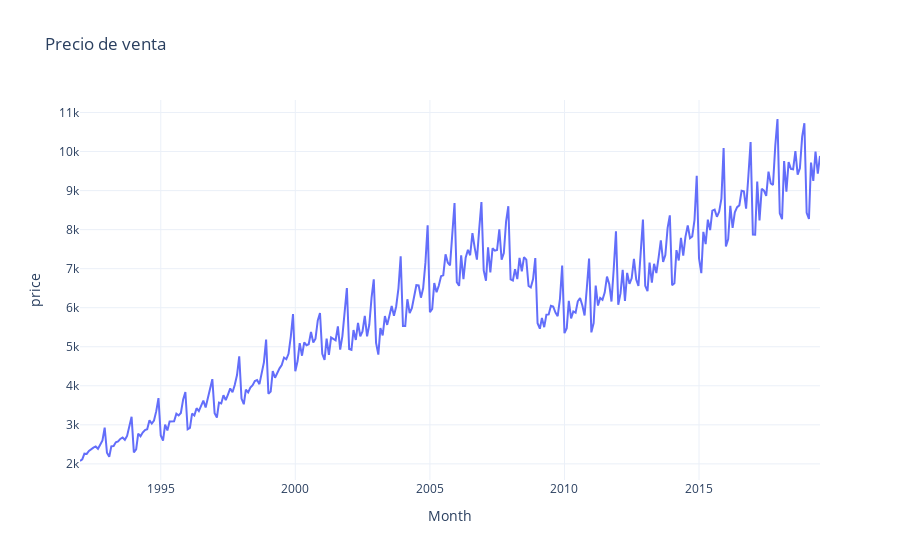

This figure's notebook cell:
### Code cell
fig = px.line(df, x =df.index, y="price",template="plotly_white", title="Precio de venta")
fig.show()

### Figure 1 — Plotly figure (JSON) as saved in the notebook; plotly's stock layout.template omitted (floating-point values rounded to 4 significant figures; data arrays with more than 128 entries replaced by an {"elided": "..."} marker saying what was removed)
{"data": [{"hovertemplate": "Month=%{x}<br>price=%{y}<extra></extra>", "legendgroup": "", "line": {"color": "#636efa", "dash": "solid"}, "marker": {"symbol": "circle"}, "mode": "lines", "name": "", "orientation": "v", "showlegend": false, "type": "scatter", "x": {"elided": "331 str values"}, "xaxis": "x", "y": {"elided": "331 float values"}, "yaxis": "y"}], "layout": {"legend": {"tracegroupgap": 0}, "title": {"text": "Precio de venta"}, "xaxis": {"anchor": "y", "domain": [0, 1], "title": {"text": "Month"}}, "yaxis": {"anchor": "x", "domain": [0, 1], "title": {"text": "price"}}}}
